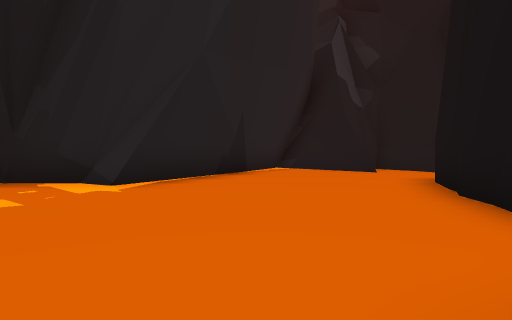
view 1 (above)

17 first-person views from a walk through a Unity game level. The camera is 1.2 m above the floor, tilts 2° down and sees 80° across. The floor is counted in squares, 2 m on a side. Each view is taken from the middle of a square. On the plan, view 1 faces up. The plan holds only what a view shows up to about 9 squares ahead; the rest is blank. The place goes on beyond the plan. The player character is not drawn.

view 2
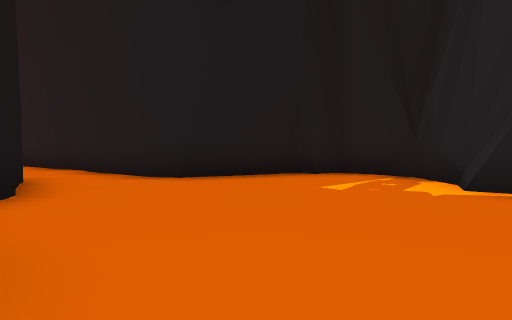

view 3
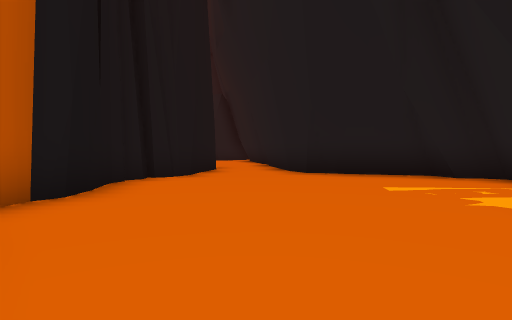

view 4
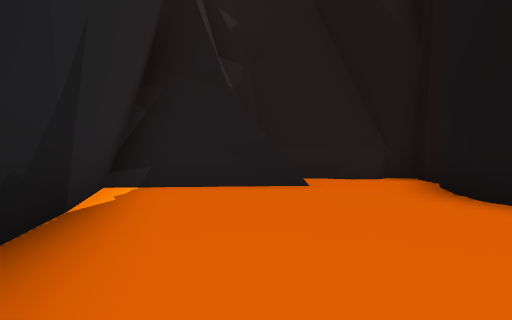

view 5
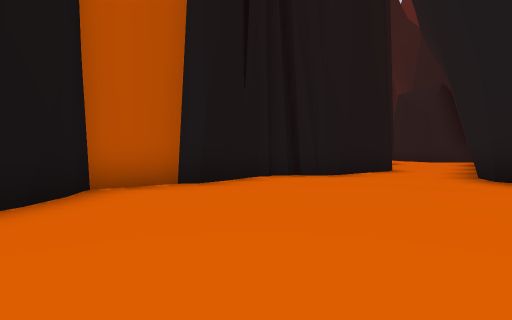

view 6
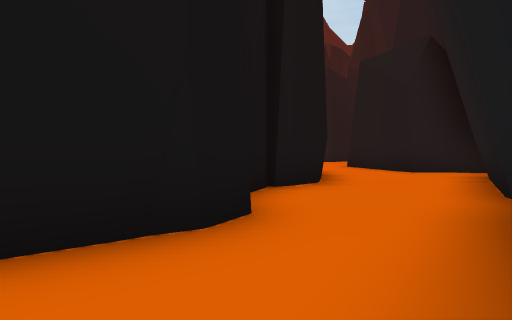

view 7
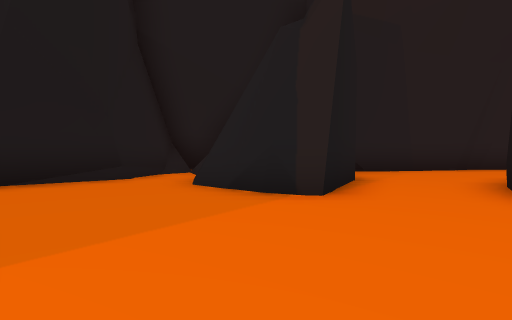

view 8
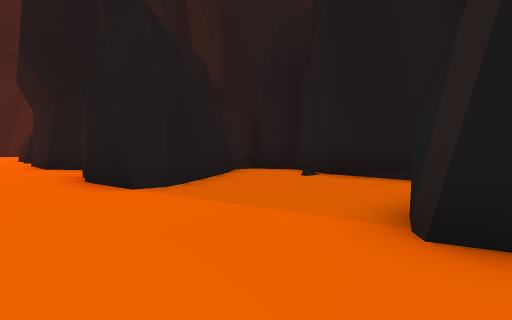

view 9
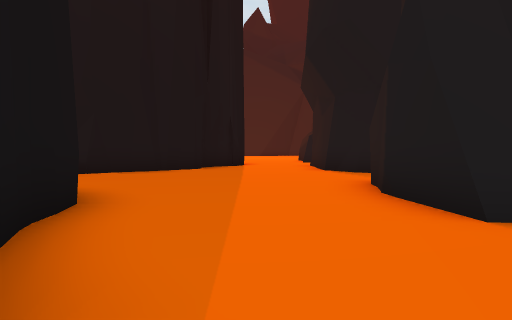

view 10
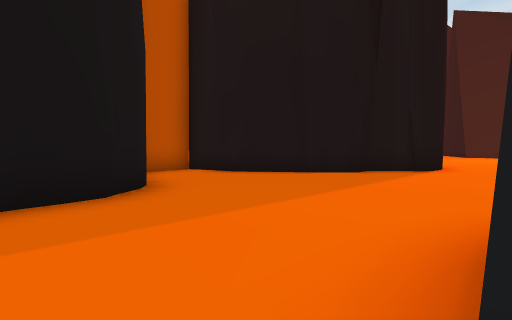

view 11
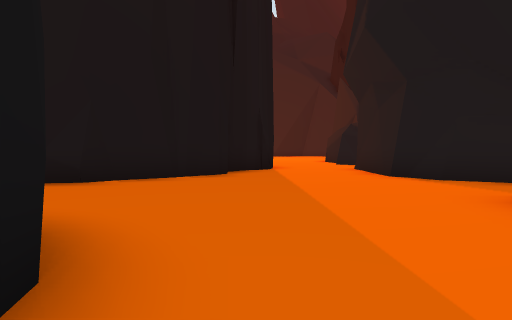

view 12
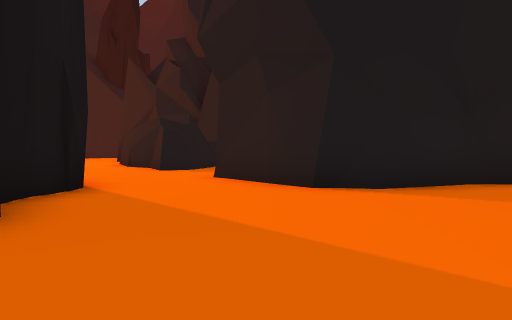

view 13
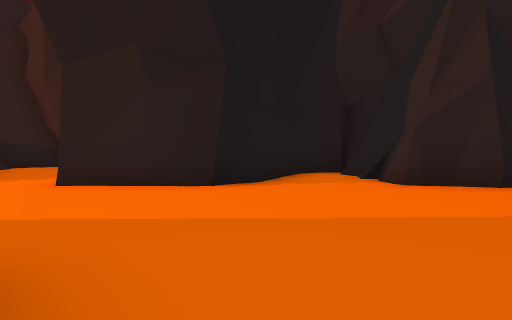

view 14
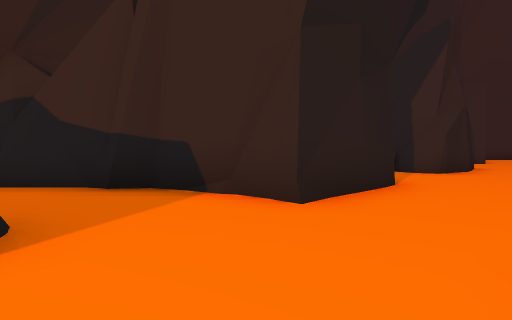

view 15
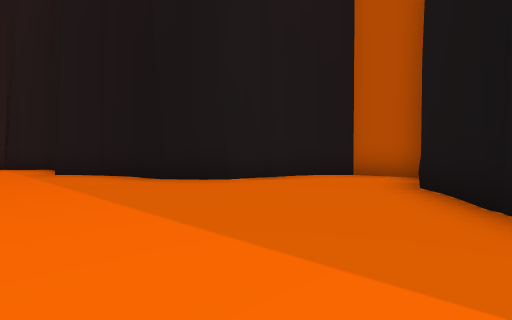

view 16
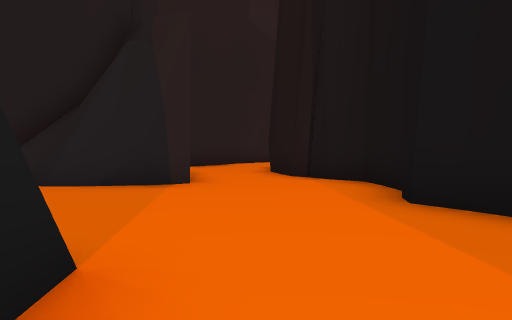

view 17
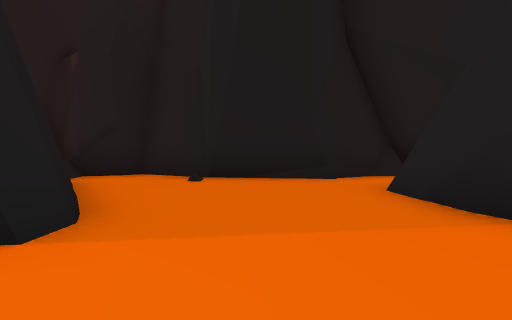

### Floor plan
Key: @ floor where view 1 was taken; # wall or solid block; . floor.
Columns run from 12 left of view 1 to 6 right of it. Each row starts with its distance up from view 1.
 10             #####
  9             #.####
  8            ##....##
  7           ##......#
  6        ####.....###
  5       ##.......##
  4       #........#
  3       ##.......#
  2        #.......#
  1        #......##
  0        #....@##
 -1       ##..####
 -2      ##..##
 -3      #..##
 -4     ##..#
 -5    ##...#
 -6    #...##
 -7    #...#
 -8   ###..#
 -9   ###..##
-10 #####...#
-11 #..##...#
-12 ##......#
-13  #......##
-14 ##.......#
-15 #...##...##
-16 #.####....###
-17 ######......##
-18   #..........#
-19   #..........#
-20   ###......###
-21     ##...###
-22      #...#
-23    ###..##
-24  ###....#
-25 ##......
-26  .. #...

Positions as (right, up) in squares from view 1, and headings:
1: (0, 0), facing up
2: (2, 2), facing left
3: (2, 5), facing down-left
4: (-1, 5), facing up-right
5: (0, 6), facing down
6: (-4, 0), facing down
7: (-5, -14), facing up-left
8: (-5, -10), facing down-left
9: (-5, -12), facing down
10: (-7, -14), facing down-right
11: (-4, -14), facing down
12: (-3, -18), facing down-left
13: (-2, -20), facing left
14: (-5, -26), facing up-left
15: (-6, -21), facing up-right
16: (-6, -16), facing up
17: (-5, -13), facing left
